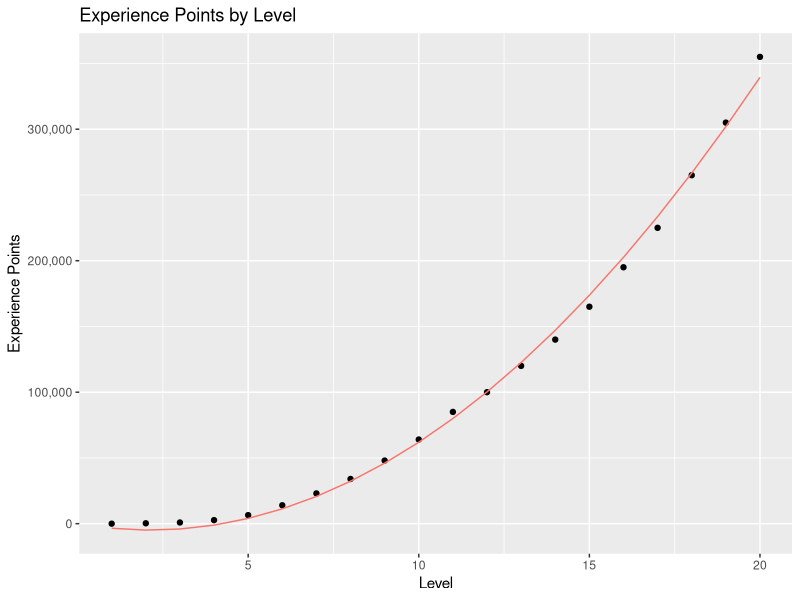
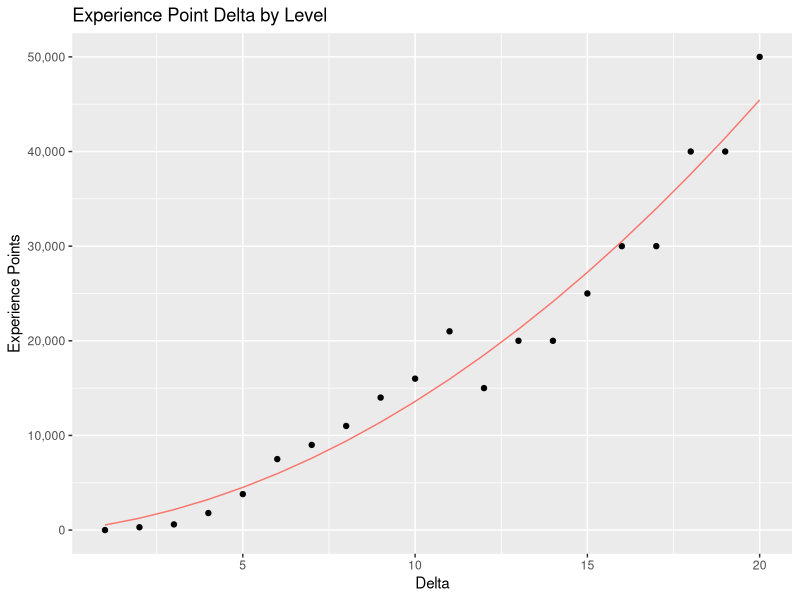

Here is the R script that generated these plots, in order:
library(ggplot2)
library(scales)

options(device = "x11")

# Prepare the data
data <- read.table("data/5e.csv", header = TRUE, sep = ",")
data$delta <- diff(c(0, data$exp))

# Fit models against the data
model_exp <- lm(exp ~ level + I(level^2) + 0, data = data)
print(summary(model_exp))
model_delta <- lm(delta ~ level + I(level^2) + 0, data = data)
print(summary(model_delta))


# Plot exp against level linearly
plot_exp <- ggplot(data, aes(x = level)) +
  geom_point(aes(y = exp)) + # Add exact datapoints
  geom_line(aes(y = predict(model_exp, data), color = "red")) +
  scale_y_continuous(labels = scales::comma) +
  labs(
    title = "Experience Points by Level",
    x = "Level",
    y = "Experience Points"
  ) +
  guides(color = "none")

# Save the plot
ggsave("output/plot_exp.png",
  plot = plot_exp, width = 15, height = 5, dpi = 300
)


# Plot exp against level linearly
plot_delta <- ggplot(data, aes(x = level)) +
  geom_point(aes(y = delta)) + # Add exact datapoints
  geom_line(aes(y = predict(model_delta, data), color = "red")) +
  scale_y_continuous(labels = scales::comma) +
  labs(
    title = "Experience Point Delta by Level",
    x = "Delta",
    y = "Experience Points"
  ) +
  guides(color = "none")

# Save the plot
ggsave("output/plot_delta.png",
  plot = plot_delta, width = 15, height = 5, dpi = 300
)


print(data)
